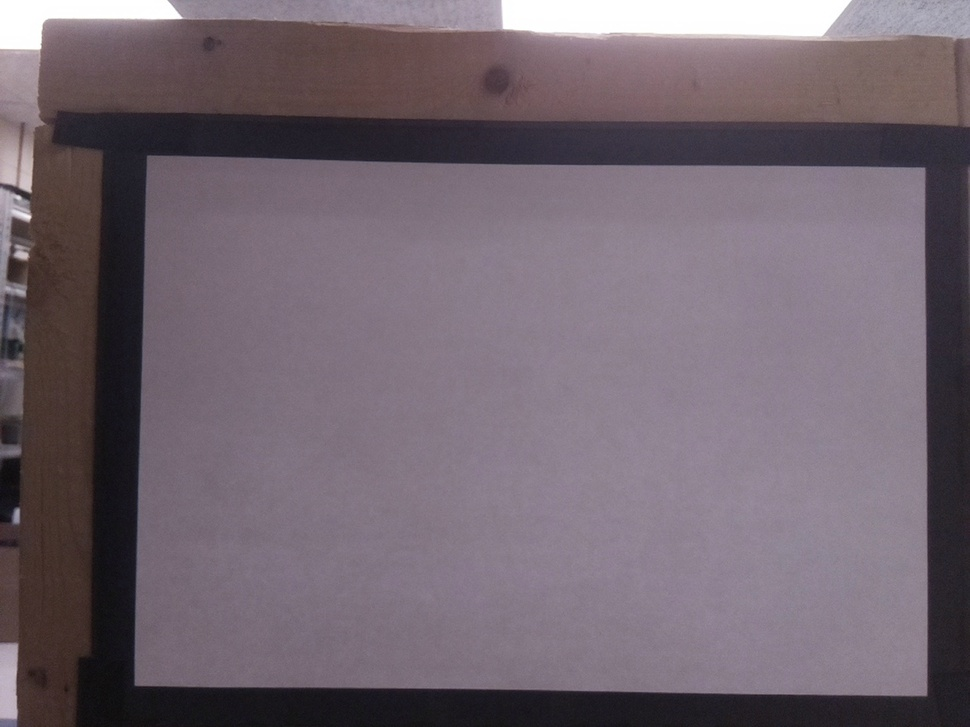
//> input picture Vision/C++/raspicam_cv_test/image30.jpg, 970 x 727 px, shrunk from 1280 x 960 before the run
$ ./perspective_transform ../raspicam_cv_test/image30.jpg   (built with g++ and OpenCV 4)
//> lines starting //> are read from the running program, lines starting //| are printed output that depends on the picture; after the words box and inside, x2 and y2 are one past the last pixel; in counts of white or black regions, pixels touching at a corner belong together
#include <opencv2/core/core.hpp>
#include <opencv2/highgui/highgui.hpp>
#include <opencv2/imgproc/imgproc.hpp>
#include <iostream>

using namespace cv;
using namespace std;

void dstPoints(Point2f* src, Point2f* dst)
{
    double top_width = norm(src[0] - src[1]);
    double bottom_width = norm(src[2] - src[3]);
    double left_height = norm(src[0] - src[3]);
    double right_height = norm(src[1] - src[2]);

    int max_height = (int) round(max(left_height, right_height));
    int max_width = (int) round(max(top_width, bottom_width));
    dst[0] = Point2f(0,0);
    dst[1] = Point2f(max_width,0);
    dst[2] = Point2f(max_width, max_height);
    dst[3] = Point2f(0, max_height);

}

int main( int argc, char** argv )
{
    if( argc != 2)
    {
     cout <<" Usage: four_corners ImageToLoadAndDisplay" << endl;
     return -1;
    }

    Mat image;
    image = imread(argv[1], IMREAD_COLOR);   // Read the file
//> image is the input picture: 727 rows x 970 cols, CV_8UC3; mean B, G, R 111.8, 102, 114.3
    // image = imread(argv[1], IMREAD_GRAYSCALE);


    if(! image.data )                              // Check for invalid input
    {
        cout <<  "Could not open or find the image" << endl ;
        return -1;
    }

    Mat gray;
    cvtColor(image, gray, COLOR_BGR2GRAY);

    //update crop values here
    float topl_crop [2] = {0.16, 0.1};
    float botr_crop [2] = {0.96, 0.97};


    int range[2][2];
    range[0][0] = (int) image.rows*topl_crop[0];
    range[0][1] = (int) image.rows*botr_crop[0];
    range[1][0] = (int) image.cols*topl_crop[1];
    range[1][1] = (int) image.cols*botr_crop[1];

    Mat croppedImg = gray(Range(range[0][0],range[0][1]), Range(range[1][0], range[1][1]));
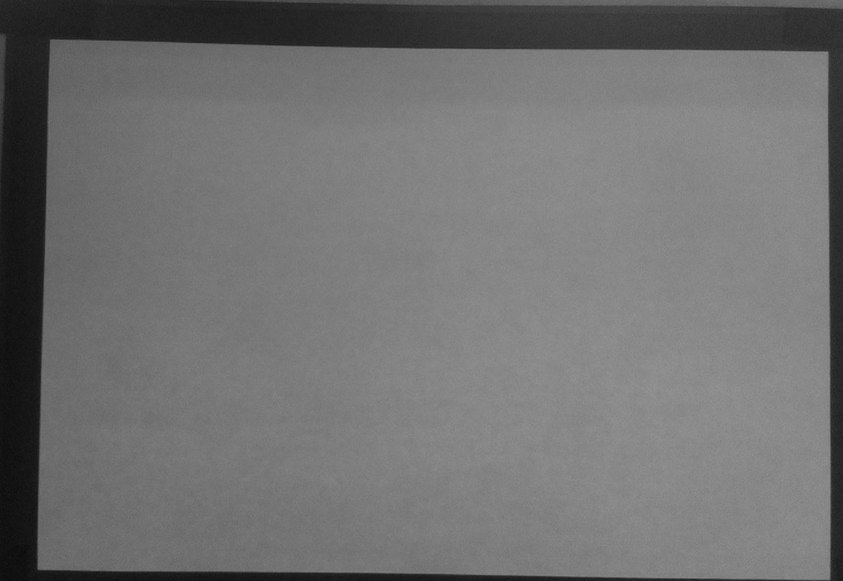
//> croppedImg: 581 rows x 843 cols, CV_8UC1; min 9, max 148, mean 113


    //default values of box ratio
    float box_ratio[2] = {0.1, 0.1};

    int box_dim [2];
    box_dim[0] = (int) croppedImg.rows*box_ratio[0];
//> box_dim = [58, 0]
    box_dim[1] = (int) croppedImg.cols*box_ratio[1];
//> box_dim = [58, 84]

    Mat topl_box = croppedImg(Range(0, box_dim[0]), Range(0, box_dim[1]));
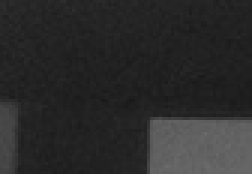
//> topl_box: 58 rows x 84 cols, CV_8UC1 (shown 3 times larger); min 25, max 107, mean 43.2
    Mat topr_box = croppedImg(Range(0,box_dim[0]), Range(croppedImg.cols-box_dim[1],croppedImg.cols));
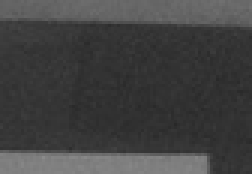
//> topr_box: 58 rows x 84 cols, CV_8UC1 (shown 3 times larger); min 40, max 138, mean 65.7
    Mat botr_box = croppedImg(Range(croppedImg.rows-box_dim[0],croppedImg.rows), Range(croppedImg.cols-box_dim[1],croppedImg.cols));
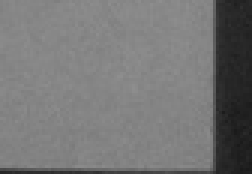
//> botr_box: 58 rows x 84 cols, CV_8UC1 (shown 3 times larger); min 26, max 142, mean 117.4
    Mat botl_box = croppedImg(Range(croppedImg.rows-box_dim[0],croppedImg.rows), Range(0,box_dim[1]));
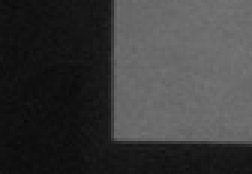
//> botl_box: 58 rows x 84 cols, CV_8UC1 (shown 3 times larger); min 9, max 118, mean 59


    // vector< Point2f > corners;
    // Point2f topl_corner [1];
    vector<Point2f> topl_corner;
    vector<Point2f> topr_corner;
    vector<Point2f> botr_corner;
    vector<Point2f> botl_corner;
    goodFeaturesToTrack(topl_box, topl_corner, 1, 0.1, 100);
//> topl_corner = 1 Point (x, y): [50, 40]
    goodFeaturesToTrack(topr_box, topr_corner, 1, 0.1, 100);
//> topr_corner = 1 Point (x, y): [68, 52]
    goodFeaturesToTrack(botr_box, botr_corner, 1, 0.1, 100);
//> botr_corner = 1 Point (x, y): [70, 56]
    goodFeaturesToTrack(botl_box, botl_corner, 1, 0.1, 100);
//> botl_corner = 1 Point (x, y): [38, 45]
    Point2f corners[4];
    corners[0] = topl_corner[0];
//> corners = 4 Points (x, y): [50, 40], [0, 0], [0, 0], [0, 0]
    corners[1] = topr_corner[0] + Point2f(croppedImg.cols - box_dim[1] , 0);
//> corners = 4 Points (x, y): [50, 40], [827, 52], [0, 0], [0, 0]
    corners[2] = botr_corner[0] + Point2f(croppedImg.cols - box_dim[1] , croppedImg.rows - box_dim[0]);
//> corners = 4 Points (x, y): [50, 40], [827, 52], [829, 579], [0, 0]
    corners[3] = botl_corner[0] + Point2f(0, croppedImg.rows - box_dim[0]);
//> corners = 4 Points (x, y): [50, 40], [827, 52], [829, 579], [38, 568]


    // cout << "type "<< croppedImg.type() << endl;
    Point2f dstPts[4];

    dstPoints(corners, dstPts);
//> in dstPoints, `double top_width = norm(src[0] - src[1]);`: top_width = 777.1
//> in dstPoints, `double bottom_width = norm(src[2] - src[3]);`: bottom_width = 791.1
//> in dstPoints, `double left_height = norm(src[0] - src[3]);`: left_height = 528.1
//> in dstPoints, `double right_height = norm(src[1] - src[2]);`: right_height = 527
//> in dstPoints, `int max_height = (int) round(max(left_height, right_height));`: max_height = 528
//> in dstPoints, `int max_width = (int) round(max(top_width, bottom_width));`: max_width = 791
//> dstPts = 4 Points (x, y): [0, 0], [791, 0], [791, 528], [0, 528]

    Size warped_size(dstPts[2].x, dstPts[2].y);
//> warped_size = Size(791, 528)

    Mat warped(warped_size, croppedImg.type());
//> warped: 528 rows x 791 cols, CV_8UC1; every value is 0

    Mat M = getPerspectiveTransform(corners,dstPts);
//> M = [[1.02, 0.0231, -51.75], [-0.0157, 1.02, -39.97], [-3.44e-06, 3.41e-05, 1]]
    warpPerspective(croppedImg, warped, M, warped_size);
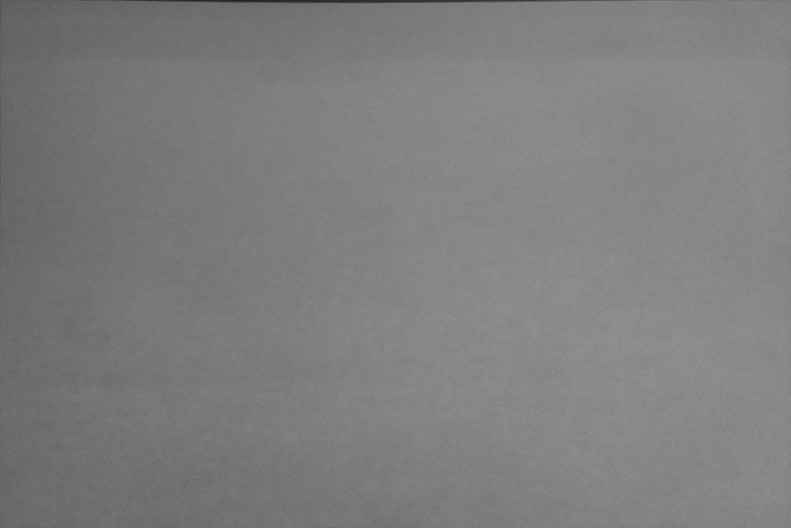
//> warped: 528 rows x 791 cols, CV_8UC1; min 33, max 146, mean 126

    for (int i = 0; i < 4; i++){
        circle(croppedImg, corners[i], 3, 255, -1);
    }
//> croppedImg: 581 rows x 843 cols, CV_8UC1; 110 pixels changed, all inside (x1, y1, x2, y2) = (35, 37, 833, 581)
//> gray: 727 rows x 970 cols, CV_8UC1; min 9, max 255, mean 106.8

    namedWindow( "Original Image", WINDOW_AUTOSIZE); // Create a window for display.
    imshow( "Original Image", image );                   // Show our image inside it.

    // [23 lines of commented-out code are left out]
    imwrite("warped.jpeg", warped);
    imwrite("croppedWcorners.jpeg", croppedImg);
    return 0;
}
